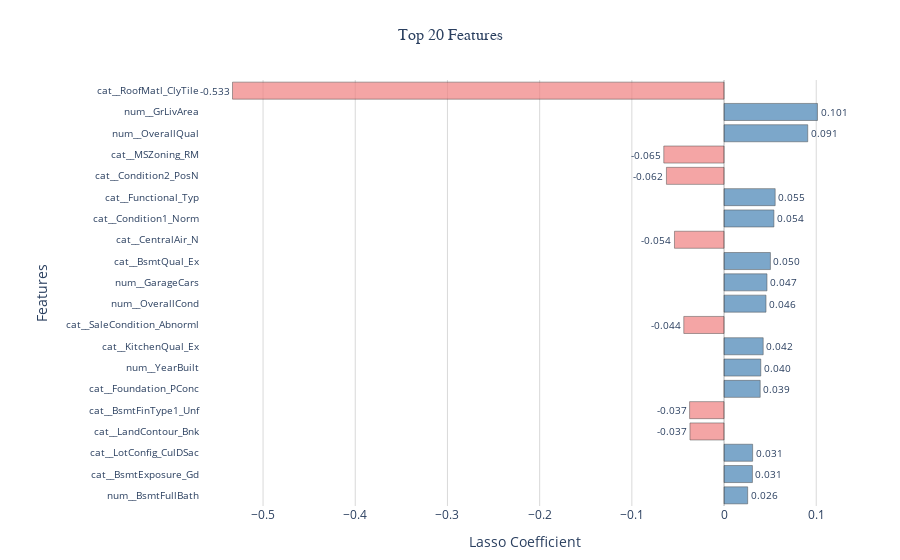

Notebook source saved alongside this figure:
### Code cell
processed_feature_names = preprocessor.get_feature_names_out()
plot_top_features(lasso_linear_model, 20,  
                feature_names=processed_feature_names)

### Figure 1 — Plotly figure (JSON) as saved in the notebook; plotly's stock layout.template omitted (floating-point values rounded to 4 significant figures)
{"data": [{"hovertemplate": "<b>%{y}</b><br>Coefficient: %{x:.4f}<br><extra></extra>", "marker": {"color": ["lightcoral", "steelblue", "steelblue", "lightcoral", "lightcoral", "steelblue", "steelblue", "lightcoral", "steelblue", "steelblue", "steelblue", "lightcoral", "steelblue", "steelblue", "steelblue", "lightcoral", "lightcoral", "steelblue", "steelblue", "steelblue"], "line": {"color": "black", "width": 0.5}, "opacity": 0.7}, "orientation": "h", "showlegend": false, "text": ["-0.533", "0.101", "0.091", "-0.065", "-0.062", "0.055", "0.054", "-0.054", "0.050", "0.047", "0.046", "-0.044", "0.042", "0.040", "0.039", "-0.037", "-0.037", "0.031", "0.031", "0.026"], "textfont": {"size": 10}, "textposition": "outside", "type": "bar", "x": [-0.5331, 0.1014, 0.09079, -0.06535, -0.06249, 0.05546, 0.05409, -0.05378, 0.0503, 0.04658, 0.04552, -0.04366, 0.04246, 0.03986, 0.03923, -0.03736, -0.03697, 0.03102, 0.03079, 0.02564], "y": ["cat__RoofMatl_ClyTile", "num__GrLivArea", "num__OverallQual", "cat__MSZoning_RM", "cat__Condition2_PosN", "cat__Functional_Typ", "cat__Condition1_Norm", "cat__CentralAir_N", "cat__BsmtQual_Ex", "num__GarageCars", "num__OverallCond", "cat__SaleCondition_Abnorml", "cat__KitchenQual_Ex", "num__YearBuilt", "cat__Foundation_PConc", "cat__BsmtFinType1_Unf", "cat__LandContour_Bnk", "cat__LotConfig_CulDSac", "cat__BsmtExposure_Gd", "num__BsmtFullBath"]}], "layout": {"margin": {"b": 50, "l": 200, "r": 50, "t": 80}, "paper_bgcolor": "white", "plot_bgcolor": "white", "shapes": [{"line": {"color": "black", "dash": "solid", "width": 1}, "opacity": 0.3, "type": "line", "x0": 0, "x1": 0, "xref": "x", "y0": 0, "y1": 1, "yref": "y domain"}], "title": {"font": {"family": "Arial Black", "size": 16}, "text": "Top 20 Features", "x": 0.5, "xanchor": "center"}, "xaxis": {"gridcolor": "rgba(128,128,128,0.3)", "gridwidth": 1, "showgrid": true, "tickfont": {"size": 12}, "title": {"text": "Lasso Coefficient"}}, "yaxis": {"autorange": "reversed", "tickfont": {"size": 10}, "title": {"text": "Features"}}}}
